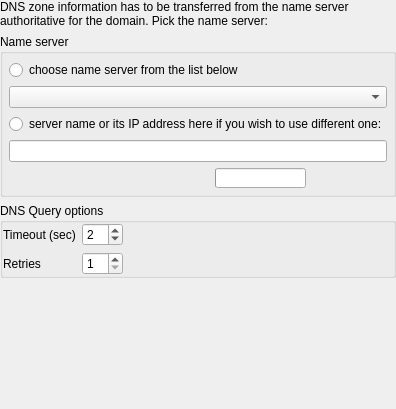
     <widget class="QWidget" name="WizardPage3">
      <layout class="QVBoxLayout">
       <property name="margin">
        <number>0</number>
       </property>
       <item>
        <widget class="QLabel" name="textLabel1_3">
         <property name="text">
          <string>DNS zone information has to be transferred from the name server authoritative for the domain. Pick the name server:</string>
         </property>
         <property name="alignment">
          <set>Qt::AlignVCenter</set>
         </property>
         <property name="wordWrap">
          <bool>true</bool>
         </property>
        </widget>
       </item>
       <item>
        <widget class="QGroupBox" name="buttonGroup9">
         <property name="title">
          <string>Name server</string>
         </property>
         <layout class="QGridLayout">
          <property name="margin">
           <number>6</number>
          </property>
          <item row="0" column="0">
           <widget class="QRadioButton" name="dnsfromlist">
            <property name="text">
             <string>choose name server from the list below</string>
            </property>
           </widget>
          </item>
          <item row="1" column="0">
           <widget class="QComboBox" name="nameserverlist"/>
          </item>
          <item row="3" column="0">
           <widget class="QLineEdit" name="nameserverline"/>
          </item>
          <item row="2" column="0">
           <widget class="QRadioButton" name="dnscustom">
            <property name="text">
             <string>server name or its IP address here if you wish to use different one:</string>
            </property>
           </widget>
          </item>
          <item row="4" column="0">
           <layout class="QHBoxLayout">
            <item>
             <widget class="QLabel" name="nameserver_error">
              <property name="minimumSize">
               <size>
                <width>200</width>
                <height>20</height>
               </size>
              </property>
              <property name="text">
               <string/>
              </property>
              <property name="wordWrap">
               <bool>false</bool>
              </property>
             </widget>
            </item>
            <item>
             <widget class="QProgressBar" name="DNSprogress_2">
              <property name="sizePolicy">
               <sizepolicy hsizetype="Fixed" vsizetype="Fixed">
                <horstretch>0</horstretch>
                <verstretch>0</verstretch>
               </sizepolicy>
              </property>
              <property name="maximumSize">
               <size>
                <width>32767</width>
                <height>20</height>
               </size>
              </property>
              <property name="orientation">
               <enum>Qt::Horizontal</enum>
              </property>
             </widget>
            </item>
            <item>
             <spacer>
              <property name="orientation">
               <enum>Qt::Horizontal</enum>
              </property>
              <property name="sizeType">
               <enum>QSizePolicy::Expanding</enum>
              </property>
              <property name="sizeHint" stdset="0">
               <size>
                <width>50</width>
                <height>20</height>
               </size>
              </property>
             </spacer>
            </item>
           </layout>
          </item>
         </layout>
        </widget>
       </item>
       <item>
        <widget class="QGroupBox" name="DNS_options">
         <property name="title">
          <string>DNS Query options</string>
         </property>
         <layout class="QGridLayout">
          <property name="margin">
           <number>0</number>
          </property>
          <item row="0" column="0">
           <widget class="QLabel" name="textLabel1_5">
            <property name="text">
             <string>Timeout (sec)</string>
            </property>
            <property name="wordWrap">
             <bool>false</bool>
            </property>
           </widget>
          </item>
          <item row="1" column="0">
           <widget class="QLabel" name="textLabel2_2">
            <property name="text">
             <string>Retries</string>
            </property>
            <property name="wordWrap">
             <bool>false</bool>
            </property>
           </widget>
          </item>
          <item row="1" column="1">
           <widget class="QSpinBox" name="dnsretries">
            <property name="minimum">
             <number>1</number>
            </property>
            <property name="value">
             <number>1</number>
            </property>
           </widget>
          </item>
          <item row="0" column="1">
           <widget class="QSpinBox" name="dnstimeout">
            <property name="minimum">
             <number>1</number>
            </property>
            <property name="value">
             <number>2</number>
            </property>
           </widget>
          </item>
          <item row="1" column="2">
           <spacer>
            <property name="orientation">
             <enum>Qt::Horizontal</enum>
            </property>
            <property name="sizeType">
             <enum>QSizePolicy::Expanding</enum>
            </property>
            <property name="sizeHint" stdset="0">
             <size>
              <width>160</width>
              <height>20</height>
             </size>
            </property>
           </spacer>
          </item>
          <item row="0" column="2">
           <spacer>
            <property name="orientation">
             <enum>Qt::Horizontal</enum>
            </property>
            <property name="sizeType">
             <enum>QSizePolicy::Expanding</enum>
            </property>
            <property name="sizeHint" stdset="0">
             <size>
              <width>170</width>
              <height>20</height>
             </size>
            </property>
           </spacer>
          </item>
         </layout>
        </widget>
       </item>
       <item>
        <spacer>
         <property name="orientation">
          <enum>Qt::Vertical</enum>
         </property>
         <property name="sizeType">
          <enum>QSizePolicy::Expanding</enum>
         </property>
         <property name="sizeHint" stdset="0">
          <size>
           <width>20</width>
           <height>131</height>
          </size>
         </property>
        </spacer>
       </item>
      </layout>
     </widget>
